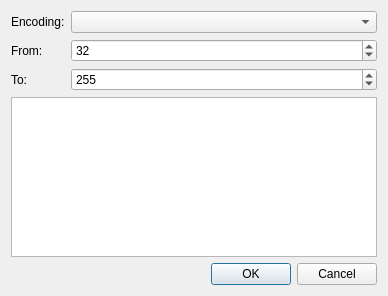
<?xml version="1.0" encoding="UTF-8"?>
<ui version="4.0">
 <class>DialogFontRange</class>
 <widget class="QDialog" name="DialogFontRange">
  <property name="geometry">
   <rect>
    <x>0</x>
    <y>0</y>
    <width>388</width>
    <height>296</height>
   </rect>
  </property>
  <property name="windowTitle">
   <string>Append characters range</string>
  </property>
  <layout class="QFormLayout" name="formLayout">
   <item row="0" column="0">
    <widget class="QLabel" name="label">
     <property name="text">
      <string>Encoding:</string>
     </property>
    </widget>
   </item>
   <item row="0" column="1">
    <widget class="QComboBox" name="comboBoxEncoding"/>
   </item>
   <item row="1" column="0">
    <widget class="QLabel" name="label_2">
     <property name="text">
      <string>From:</string>
     </property>
    </widget>
   </item>
   <item row="1" column="1">
    <widget class="QSpinBox" name="spinBoxFrom">
     <property name="maximum">
      <number>65535</number>
     </property>
     <property name="value">
      <number>32</number>
     </property>
    </widget>
   </item>
   <item row="2" column="0">
    <widget class="QLabel" name="label_3">
     <property name="text">
      <string>To:</string>
     </property>
    </widget>
   </item>
   <item row="4" column="0" colspan="2">
    <widget class="QPlainTextEdit" name="plainTextEditPreview"/>
   </item>
   <item row="5" column="0" colspan="2">
    <widget class="QDialogButtonBox" name="buttonBox">
     <property name="orientation">
      <enum>Qt::Horizontal</enum>
     </property>
     <property name="standardButtons">
      <set>QDialogButtonBox::Cancel|QDialogButtonBox::Ok</set>
     </property>
    </widget>
   </item>
   <item row="2" column="1">
    <widget class="QSpinBox" name="spinBoxTo">
     <property name="maximum">
      <number>65535</number>
     </property>
     <property name="value">
      <number>255</number>
     </property>
    </widget>
   </item>
  </layout>
 </widget>
 <tabstops>
  <tabstop>comboBoxEncoding</tabstop>
  <tabstop>spinBoxFrom</tabstop>
  <tabstop>spinBoxTo</tabstop>
  <tabstop>plainTextEditPreview</tabstop>
  <tabstop>buttonBox</tabstop>
 </tabstops>
 <resources/>
 <connections>
  <connection>
   <sender>buttonBox</sender>
   <signal>accepted()</signal>
   <receiver>DialogFontRange</receiver>
   <slot>accept()</slot>
   <hints>
    <hint type="sourcelabel">
     <x>248</x>
     <y>254</y>
    </hint>
    <hint type="destinationlabel">
     <x>157</x>
     <y>274</y>
    </hint>
   </hints>
  </connection>
  <connection>
   <sender>buttonBox</sender>
   <signal>rejected()</signal>
   <receiver>DialogFontRange</receiver>
   <slot>reject()</slot>
   <hints>
    <hint type="sourcelabel">
     <x>316</x>
     <y>260</y>
    </hint>
    <hint type="destinationlabel">
     <x>286</x>
     <y>274</y>
    </hint>
   </hints>
  </connection>
 </connections>
</ui>
